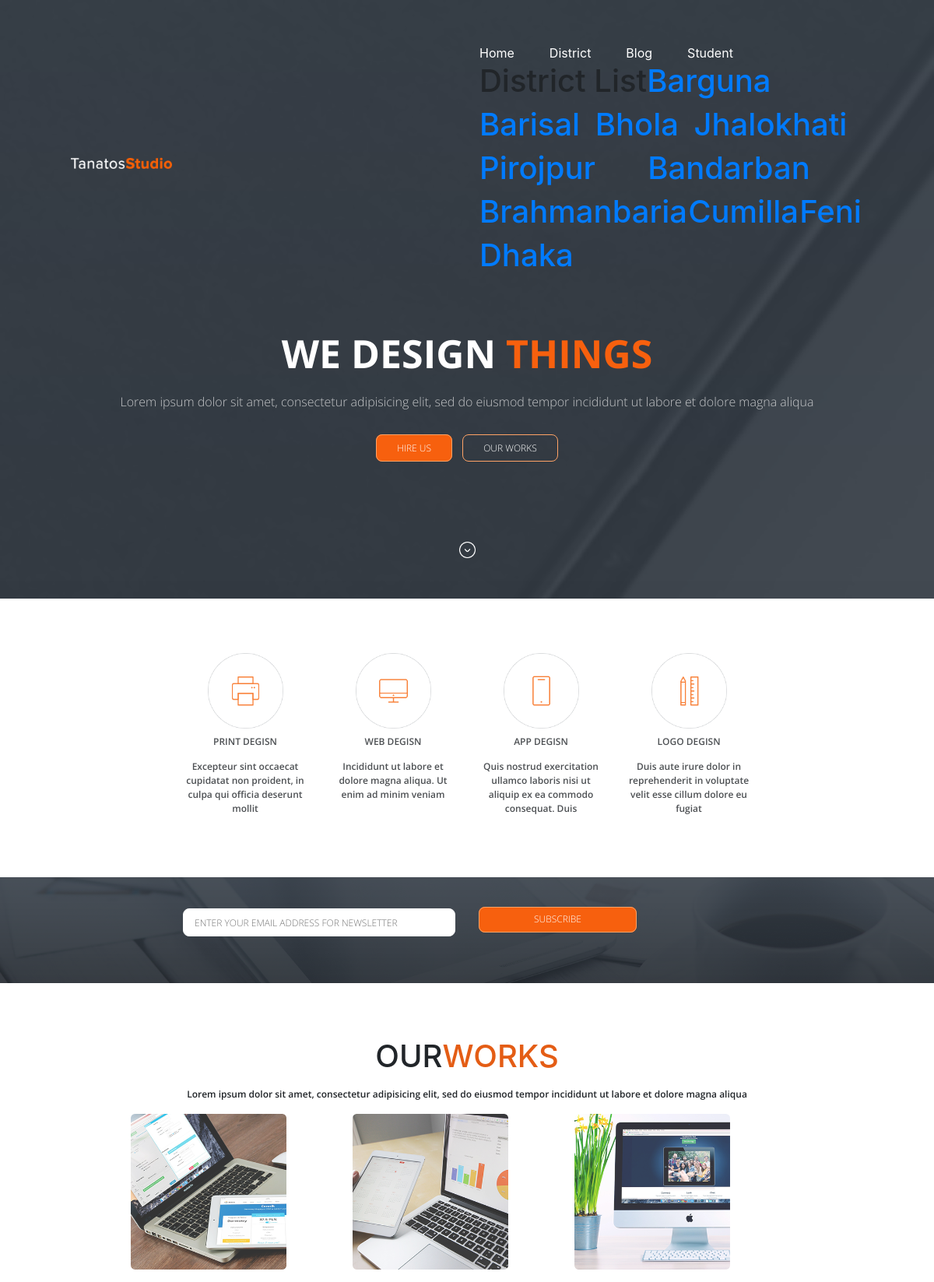
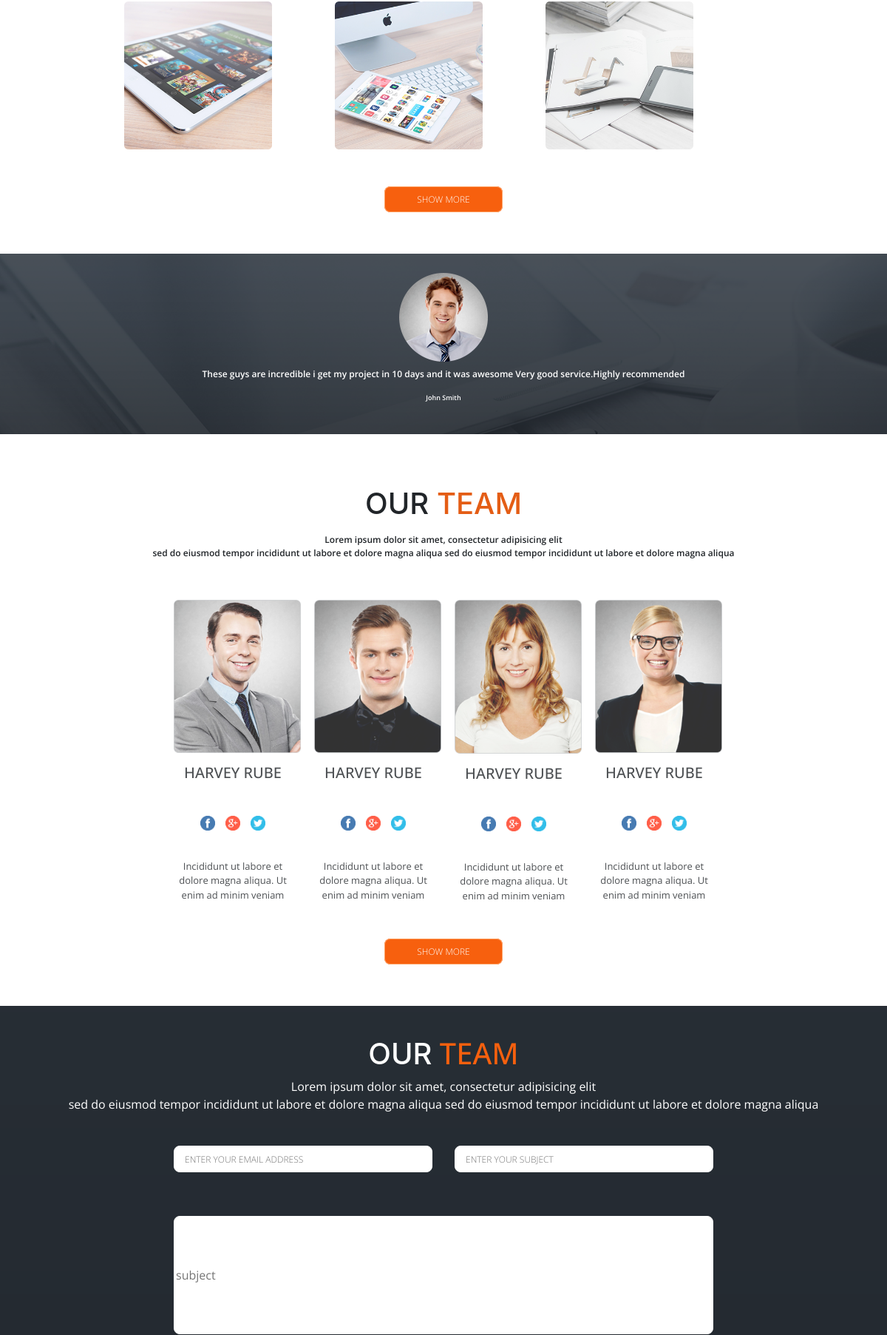
/district/district_list/ (upper part), run on the app's committed database (2 pictures, top to bottom).
### district/models.py (models this page shows, shortened)
class DistrictInfo(models.Model):
    name=models.CharField(max_length=50)
    description=models.TextField()

### district/views.py (the view)
# urls.py: path('district_list/',district_list,name='district_list'),
def district_list(request):
    information = DistrictInfo.objects.all()
    context={
        'district_list':information
    }
    return render(request,'district/district_list.html',context)

### templates/district/district_list.html (shortened to what this page needs)
{% extends 'base.html'%}
{%block content%}
<h1>District List</h1>
{% for dis in district_list  %}
    <h1><a href="{% url 'district_detail' dis.id %}">{{dis.name}}</a></h1>
 {%endfor%}
{%endblock%}

### data on the page
DistrictInfo: name "Barguna"
DistrictInfo: name "Barisal"
DistrictInfo: name "Bhola"
DistrictInfo: name "Jhalokhati"
DistrictInfo: name "Pirojpur"
DistrictInfo: name "Bandarban"
DistrictInfo: name "Brahmanbaria"
DistrictInfo: name "Cumilla"
DistrictInfo: name "Feni"
DistrictInfo: name "Dhaka"
